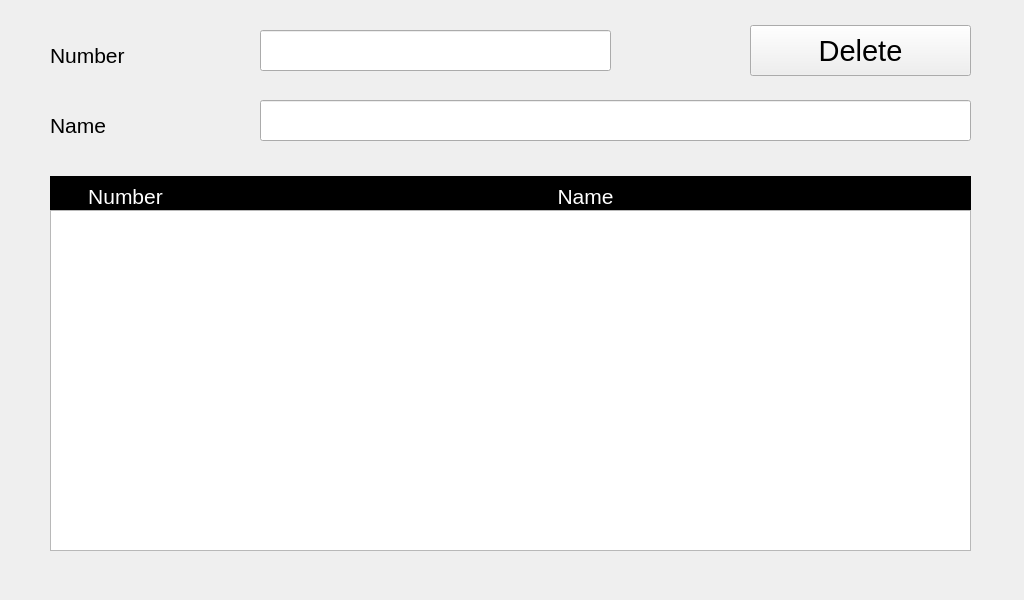
<?xml version="1.0" encoding="UTF-8"?>
<ui version="4.0">
 <class>SuperCoolCreateCategories</class>
 <widget class="QWidget" name="SuperCoolCreateCategories">
  <property name="geometry">
   <rect>
    <x>0</x>
    <y>0</y>
    <width>1024</width>
    <height>600</height>
   </rect>
  </property>
  <property name="font">
   <font>
    <pointsize>22</pointsize>
   </font>
  </property>
  <property name="windowTitle">
   <string>Form</string>
  </property>
  <widget class="QLabel" name="lblCoolNumber">
   <property name="geometry">
    <rect>
     <x>50</x>
     <y>40</y>
     <width>211</width>
     <height>31</height>
    </rect>
   </property>
   <property name="sizePolicy">
    <sizepolicy hsizetype="Fixed" vsizetype="Fixed">
     <horstretch>0</horstretch>
     <verstretch>0</verstretch>
    </sizepolicy>
   </property>
   <property name="minimumSize">
    <size>
     <width>211</width>
     <height>31</height>
    </size>
   </property>
   <property name="maximumSize">
    <size>
     <width>211</width>
     <height>31</height>
    </size>
   </property>
   <property name="font">
    <font>
     <pointsize>16</pointsize>
    </font>
   </property>
   <property name="text">
    <string extracomment="Allows user to select a category from a combo box">Number</string>
   </property>
  </widget>
  <widget class="QLabel" name="lblCoolName">
   <property name="geometry">
    <rect>
     <x>50</x>
     <y>110</y>
     <width>211</width>
     <height>31</height>
    </rect>
   </property>
   <property name="sizePolicy">
    <sizepolicy hsizetype="Fixed" vsizetype="Fixed">
     <horstretch>0</horstretch>
     <verstretch>0</verstretch>
    </sizepolicy>
   </property>
   <property name="minimumSize">
    <size>
     <width>211</width>
     <height>31</height>
    </size>
   </property>
   <property name="maximumSize">
    <size>
     <width>211</width>
     <height>31</height>
    </size>
   </property>
   <property name="font">
    <font>
     <pointsize>16</pointsize>
    </font>
   </property>
   <property name="text">
    <string extracomment="Allows user to select a category from a combo box">Name</string>
   </property>
  </widget>
  <widget class="QPushButton" name="butDeleteButton">
   <property name="geometry">
    <rect>
     <x>750</x>
     <y>25</y>
     <width>221</width>
     <height>51</height>
    </rect>
   </property>
   <property name="sizePolicy">
    <sizepolicy hsizetype="Fixed" vsizetype="Fixed">
     <horstretch>0</horstretch>
     <verstretch>0</verstretch>
    </sizepolicy>
   </property>
   <property name="minimumSize">
    <size>
     <width>221</width>
     <height>51</height>
    </size>
   </property>
   <property name="maximumSize">
    <size>
     <width>221</width>
     <height>51</height>
    </size>
   </property>
   <property name="text">
    <string>Delete</string>
   </property>
  </widget>
  <widget class="hobart::numericLineEdit" name="txtRecordNum">
   <property name="geometry">
    <rect>
     <x>260</x>
     <y>30</y>
     <width>351</width>
     <height>41</height>
    </rect>
   </property>
   <property name="sizePolicy">
    <sizepolicy hsizetype="Fixed" vsizetype="Fixed">
     <horstretch>0</horstretch>
     <verstretch>0</verstretch>
    </sizepolicy>
   </property>
   <property name="minimumSize">
    <size>
     <width>351</width>
     <height>41</height>
    </size>
   </property>
   <property name="maximumSize">
    <size>
     <width>351</width>
     <height>41</height>
    </size>
   </property>
   <property name="font">
    <font>
     <pointsize>22</pointsize>
    </font>
   </property>
   <property name="inputMask">
    <string notr="true"/>
   </property>
   <property name="text">
    <string notr="true"/>
   </property>
   <property name="maxLength">
    <number>5</number>
   </property>
   <property name="placeholderText">
    <string notr="true"/>
   </property>
  </widget>
  <widget class="QLineEdit" name="txtRecordName">
   <property name="geometry">
    <rect>
     <x>260</x>
     <y>100</y>
     <width>711</width>
     <height>41</height>
    </rect>
   </property>
   <property name="sizePolicy">
    <sizepolicy hsizetype="Fixed" vsizetype="Fixed">
     <horstretch>0</horstretch>
     <verstretch>0</verstretch>
    </sizepolicy>
   </property>
   <property name="minimumSize">
    <size>
     <width>711</width>
     <height>41</height>
    </size>
   </property>
   <property name="maximumSize">
    <size>
     <width>711</width>
     <height>41</height>
    </size>
   </property>
   <property name="inputMask">
    <string notr="true"/>
   </property>
   <property name="text">
    <string notr="true"/>
   </property>
   <property name="maxLength">
    <number>80</number>
   </property>
  </widget>
  <widget class="QLabel" name="lblTitleNumber">
   <property name="geometry">
    <rect>
     <x>50</x>
     <y>176</y>
     <width>151</width>
     <height>41</height>
    </rect>
   </property>
   <property name="sizePolicy">
    <sizepolicy hsizetype="Fixed" vsizetype="Fixed">
     <horstretch>0</horstretch>
     <verstretch>0</verstretch>
    </sizepolicy>
   </property>
   <property name="minimumSize">
    <size>
     <width>151</width>
     <height>41</height>
    </size>
   </property>
   <property name="maximumSize">
    <size>
     <width>151</width>
     <height>41</height>
    </size>
   </property>
   <property name="font">
    <font>
     <pointsize>16</pointsize>
    </font>
   </property>
   <property name="styleSheet">
    <string notr="true">color: white;
background: black;</string>
   </property>
   <property name="frameShape">
    <enum>QFrame::StyledPanel</enum>
   </property>
   <property name="text">
    <string>Number</string>
   </property>
   <property name="alignment">
    <set>Qt::AlignCenter</set>
   </property>
  </widget>
  <widget class="QLabel" name="lblTitleName">
   <property name="geometry">
    <rect>
     <x>200</x>
     <y>176</y>
     <width>771</width>
     <height>41</height>
    </rect>
   </property>
   <property name="sizePolicy">
    <sizepolicy hsizetype="Fixed" vsizetype="Fixed">
     <horstretch>0</horstretch>
     <verstretch>0</verstretch>
    </sizepolicy>
   </property>
   <property name="minimumSize">
    <size>
     <width>771</width>
     <height>41</height>
    </size>
   </property>
   <property name="maximumSize">
    <size>
     <width>771</width>
     <height>41</height>
    </size>
   </property>
   <property name="font">
    <font>
     <pointsize>16</pointsize>
    </font>
   </property>
   <property name="styleSheet">
    <string notr="true">color: white;
background: black;</string>
   </property>
   <property name="frameShape">
    <enum>QFrame::StyledPanel</enum>
   </property>
   <property name="text">
    <string>Name</string>
   </property>
   <property name="alignment">
    <set>Qt::AlignCenter</set>
   </property>
  </widget>
  <widget class="QTableWidget" name="tblCoolList">
   <property name="geometry">
    <rect>
     <x>50</x>
     <y>210</y>
     <width>921</width>
     <height>341</height>
    </rect>
   </property>
   <property name="sizePolicy">
    <sizepolicy hsizetype="Fixed" vsizetype="Fixed">
     <horstretch>0</horstretch>
     <verstretch>0</verstretch>
    </sizepolicy>
   </property>
   <property name="minimumSize">
    <size>
     <width>921</width>
     <height>341</height>
    </size>
   </property>
   <property name="maximumSize">
    <size>
     <width>921</width>
     <height>341</height>
    </size>
   </property>
   <property name="font">
    <font>
     <pointsize>16</pointsize>
    </font>
   </property>
   <property name="toolTip">
    <string notr="true"/>
   </property>
   <property name="statusTip">
    <string notr="true"/>
   </property>
   <property name="accessibleName">
    <string notr="true"/>
   </property>
   <property name="horizontalScrollBarPolicy">
    <enum>Qt::ScrollBarAlwaysOff</enum>
   </property>
   <property name="editTriggers">
    <set>QAbstractItemView::NoEditTriggers</set>
   </property>
   <property name="columnCount">
    <number>2</number>
   </property>
   <attribute name="horizontalHeaderVisible">
    <bool>false</bool>
   </attribute>
   <attribute name="horizontalHeaderDefaultSectionSize">
    <number>50</number>
   </attribute>
   <attribute name="horizontalHeaderStretchLastSection">
    <bool>false</bool>
   </attribute>
   <attribute name="verticalHeaderVisible">
    <bool>false</bool>
   </attribute>
   <attribute name="verticalHeaderCascadingSectionResizes">
    <bool>false</bool>
   </attribute>
   <attribute name="verticalHeaderDefaultSectionSize">
    <number>50</number>
   </attribute>
   <attribute name="verticalHeaderHighlightSections">
    <bool>false</bool>
   </attribute>
   <attribute name="verticalHeaderMinimumSectionSize">
    <number>50</number>
   </attribute>
   <attribute name="verticalHeaderStretchLastSection">
    <bool>false</bool>
   </attribute>
   <column/>
   <column/>
  </widget>
 </widget>
 <customwidgets>
  <customwidget>
   <class>hobart::numericLineEdit</class>
   <extends>QLineEdit</extends>
   <header location="global">numericlineedit.h</header>
  </customwidget>
 </customwidgets>
 <resources/>
 <connections/>
</ui>
